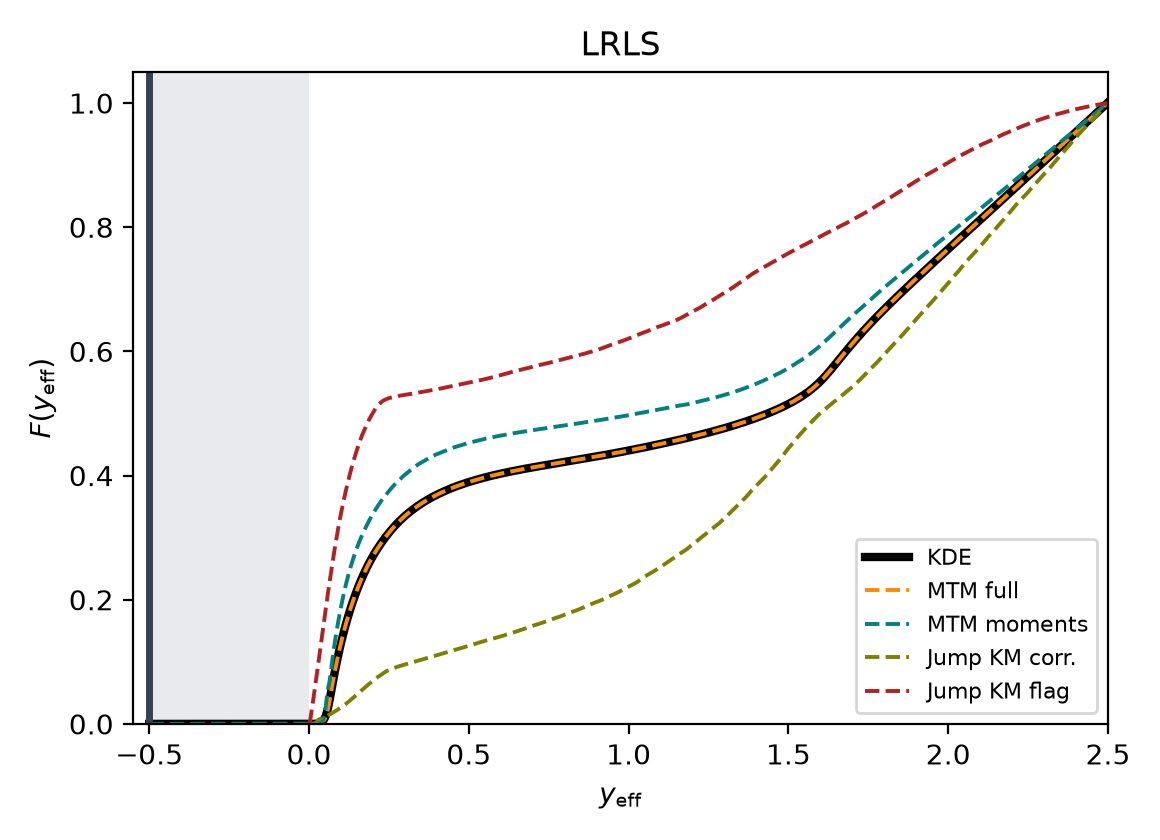

Write the Python code that produced this figure.
"""SM Figure S4, left panel: Fig. 4(d) (LRLS) as a CDF -- cumulative mass from the wall inward.

Renders a simple version of this panel from figure_s4_a.csv alone (no processing).
Run: python3 figure_s4_a.py
"""
from pathlib import Path
import pandas as pd
import matplotlib
matplotlib.use("Agg")
import matplotlib.pyplot as plt

HERE = Path(__file__).resolve().parent
STEM = "figure_s4_a"
df = pd.read_csv(HERE / f"{STEM}.csv")

STYLE = {"KDE": ("black", "-", 3.0), "MTM full": ("darkorange", "--", 1.4),
         "MTM moments": ("teal", "--", 1.4), "Jump KM corr.": ("olive", "--", 1.4),
         "Jump KM flag": ("firebrick", "--", 1.4)}

fig, ax = plt.subplots(figsize=(5.8, 4.2))
for series, (color, ls, lw) in STYLE.items():
    g = df[df.series == series]
    ax.plot(g.x, g.y, color=color, linestyle=ls, lw=lw, label=series)
ax.axvline(-0.5, color="#374151", lw=2.5)
ax.axvspan(-0.5, 0.0, color="#9CA3AF", alpha=0.22, lw=0)
ax.set_xlim(-0.55, 2.5)
ax.set_ylim(bottom=0)
ax.set_xlabel(r"$y_{\mathrm{eff}}$")
ax.set_ylabel(r"$F(y_{\mathrm{eff}})$")
ax.set_title("LRLS")
ax.legend(fontsize=8)

fig.tight_layout()
fig.savefig(HERE / f"{STEM}.png", dpi=200)
print(f"saved {STEM}.png")
